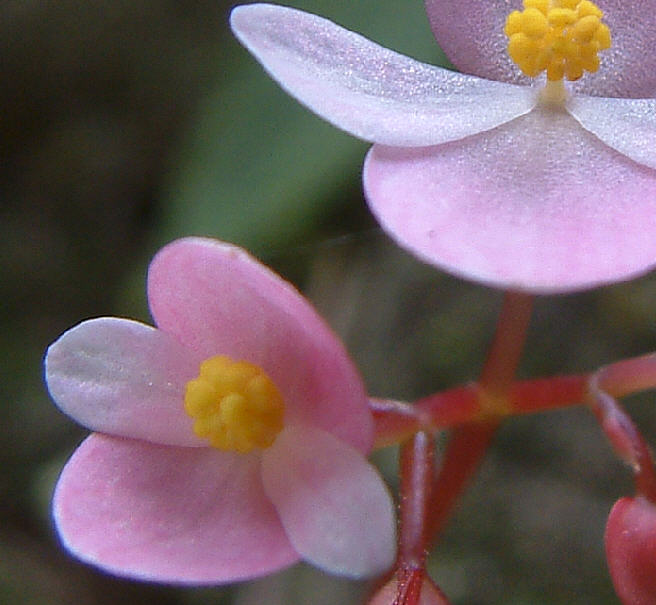
#> input picture flower.jpg, 656 x 605 px, found by its file name
$ python laplace.py   (older library calls are emulated)
#> lines starting #> are read from the running program, lines starting #| are printed output that depends on the picture
import cv2
import numpy as np
import matplotlib.pyplot as plt

def Laplace(img, kernel):

    des_8U = cv2.filter2D(img, -1, kernel=kernel, borderType=cv2.BORDER_DEFAULT)
    des_16S = cv2.filter2D(img, ddepth=cv2.CV_16SC1, kernel=kernel, borderType=cv2.BORDER_DEFAULT)

    g = img - des_16S
    g[g<0] = 0
    g[g>255] = 255

    plt.figure(figsize=(10,14))

    # origin, Undecided, Calibrate, Filtered
    plt.subplot(221)
    plt.imshow(img, cmap='gray')
    plt.title('Origin')

    plt.subplot(222)
    plt.imshow(des_8U, cmap='gray')
    plt.title('Undecided')

    plt.subplot(223)
    plt.imshow(des_16S, cmap='gray')
    plt.title('Calibrate')

    plt.subplot(224)
    plt.imshow(g, cmap='gray')
    plt.title('Filtered')
    plt.show()

img0 = './pictures/flower.jpg'

f = cv2.imread(img0, cv2.IMREAD_GRAYSCALE)
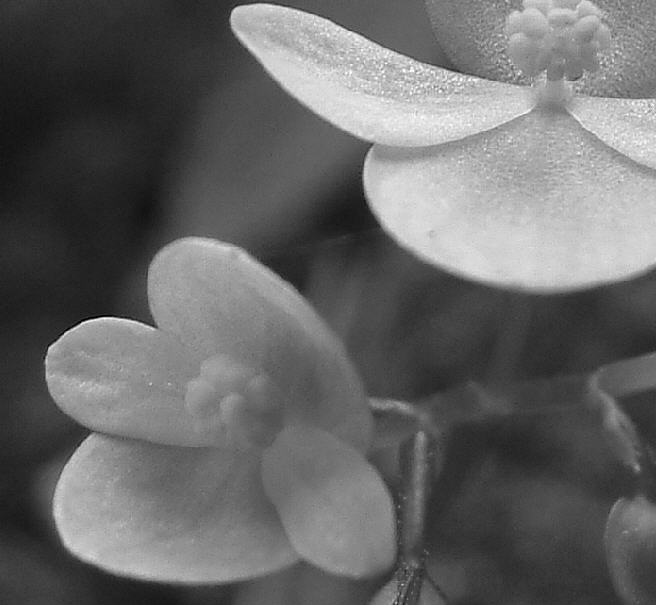
#> f: shape (605, 656); min 0, max 255, mean 102.6

kernel1 = np.asarray([[0, 1, 0],
                      [1, -4, 1],
                      [0, 1, 0]])

Laplace(f, kernel1)
#> in Laplace, `des_8U = cv2.filter2D(img, -1, kernel=kernel, borderType=cv2.BORDER_DE..`:
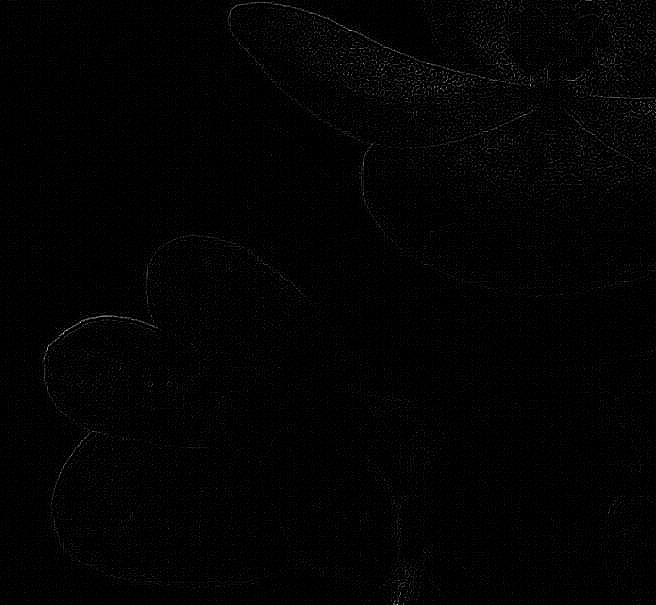
#> des_8U: shape (605, 656); min 0, max 225, mean 2.8
#> in Laplace, `des_16S = cv2.filter2D(img, ddepth=cv2.CV_16SC1, kernel=kernel, border..`:
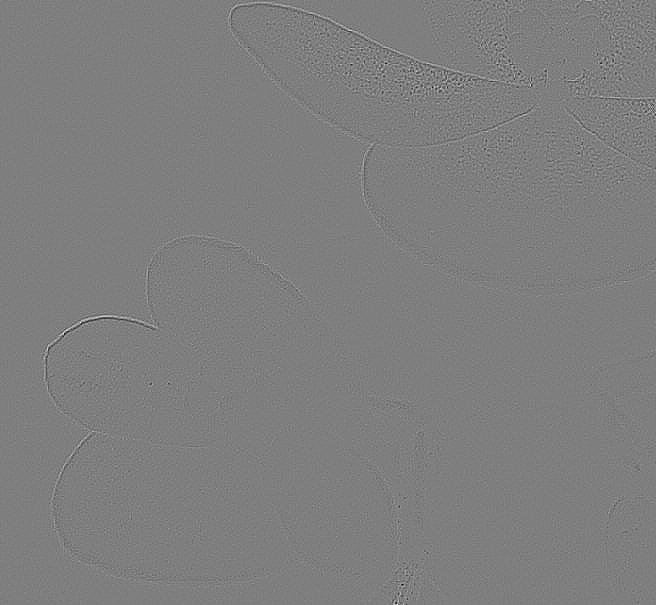
#> des_16S: shape (605, 656) int16; min -222, max 225, mean 0; drawn with min black and max white
#> in Laplace, `g = img - des_16S`:
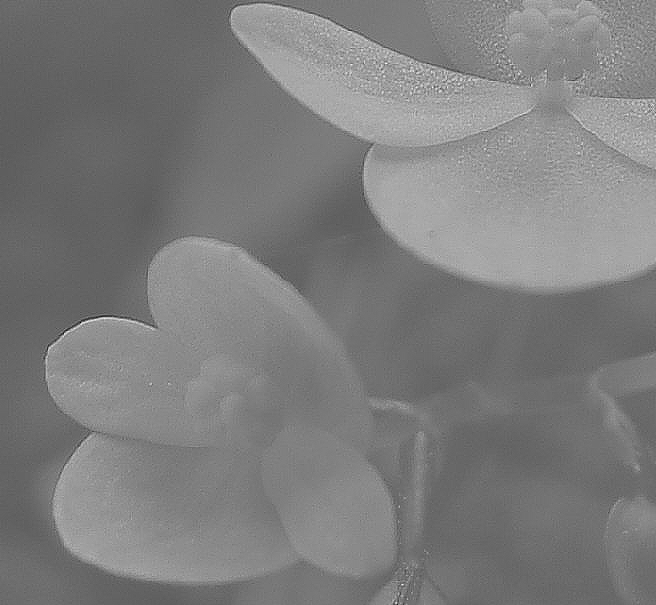
#> g: shape (605, 656) int16; min -225, max 442, mean 102.6; drawn with min black and max white
#> in Laplace, `g[g>255] = 255`:
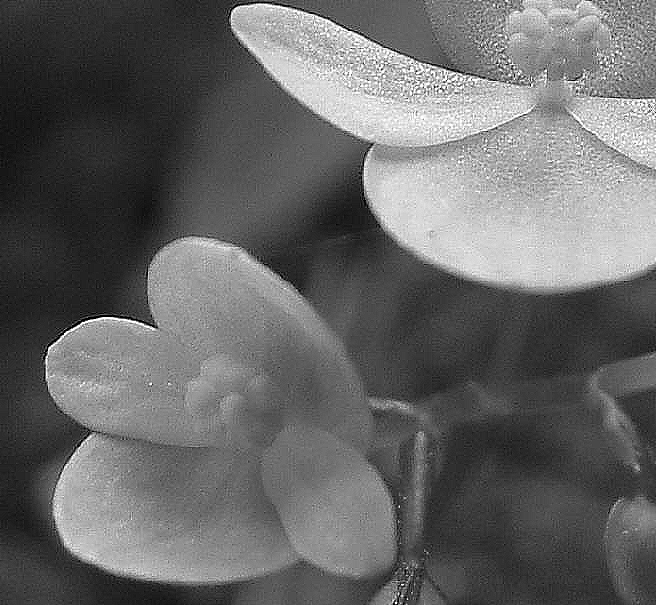
#> g: shape (605, 656) int16; min 0, max 255, mean 102.5

$ run again, with nvwa.jpg copied over flower.jpg
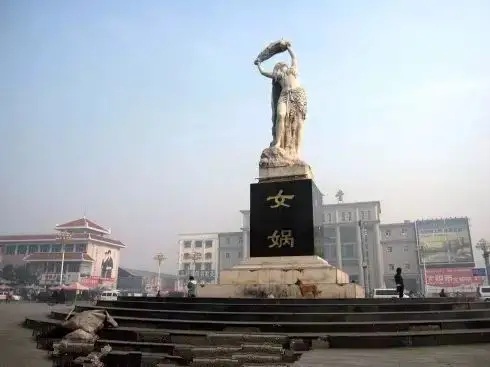
#> input picture nvwa.jpg, 490 x 367 px, found by its file name
#> in Laplace, `des_16S = cv2.filter2D(img, ddepth=cv2.CV_16SC1, kernel=kernel, border..`:
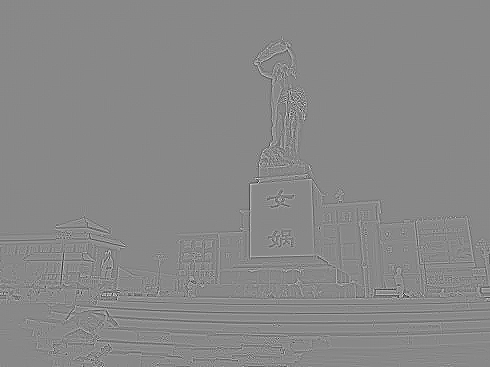
#> des_16S: shape (367, 490) int16; min -380, max 330, mean 0; drawn with min black and max white
#> in Laplace, `g[g>255] = 255`:
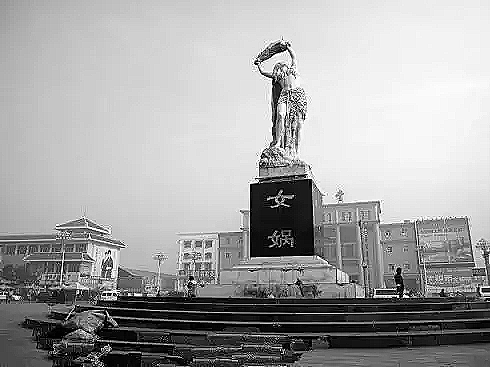
#> g: shape (367, 490) int16; min 0, max 255, mean 164.5

$ run again, with tower.jpg copied over flower.jpg
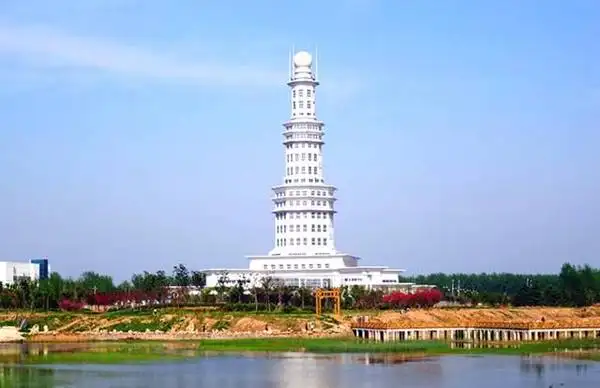
#> input picture tower.jpg, 600 x 388 px, found by its file name
#> in Laplace, `des_16S = cv2.filter2D(img, ddepth=cv2.CV_16SC1, kernel=kernel, border..`:
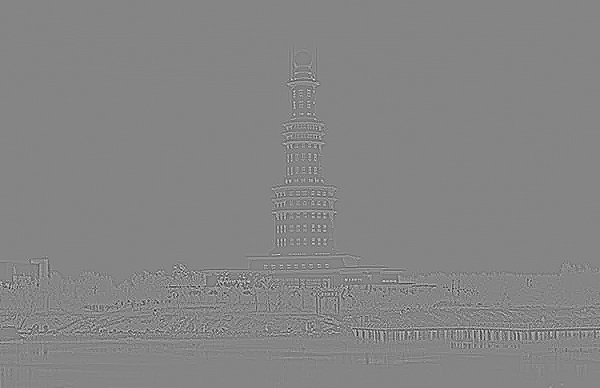
#> des_16S: shape (388, 600) int16; min -379, max 346, mean 0; drawn with min black and max white
#> in Laplace, `g[g>255] = 255`:
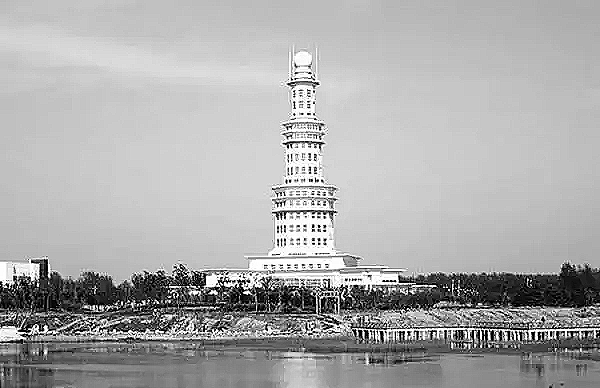
#> g: shape (388, 600) int16; min 0, max 255, mean 171.3
